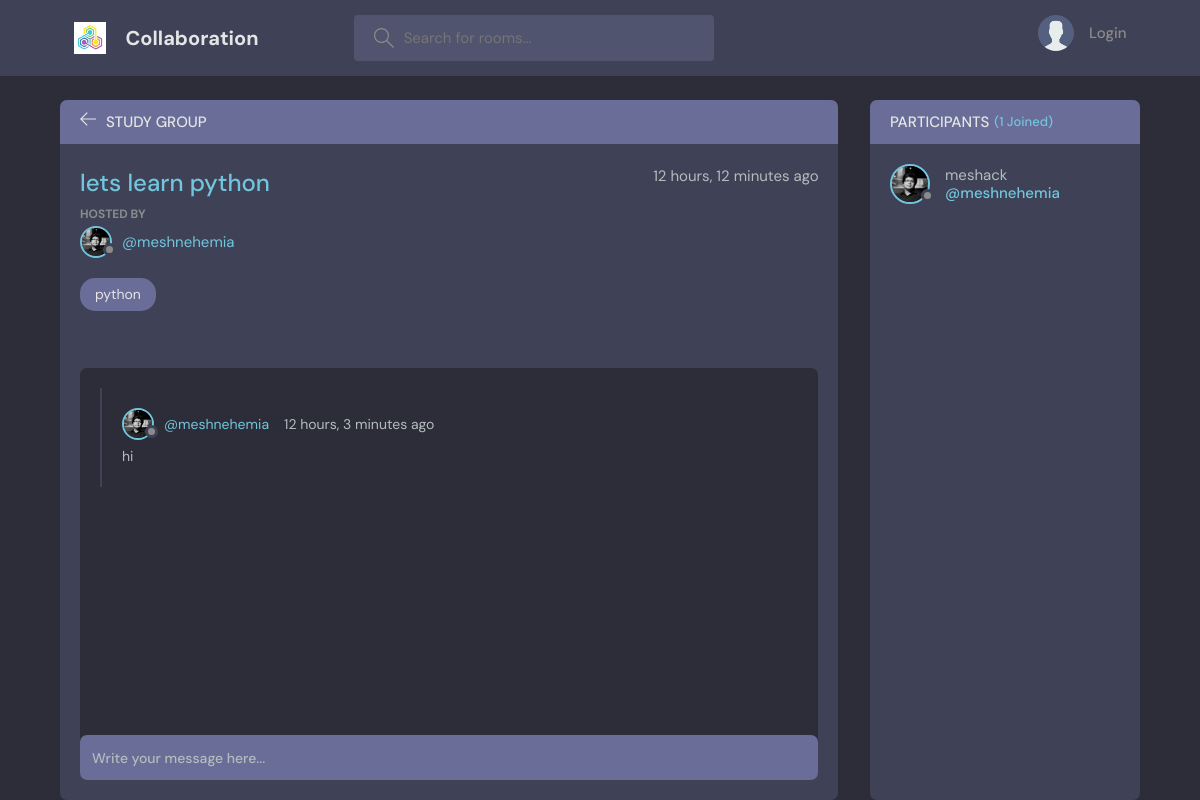
The page /room/1/ on the database as committed earlier.
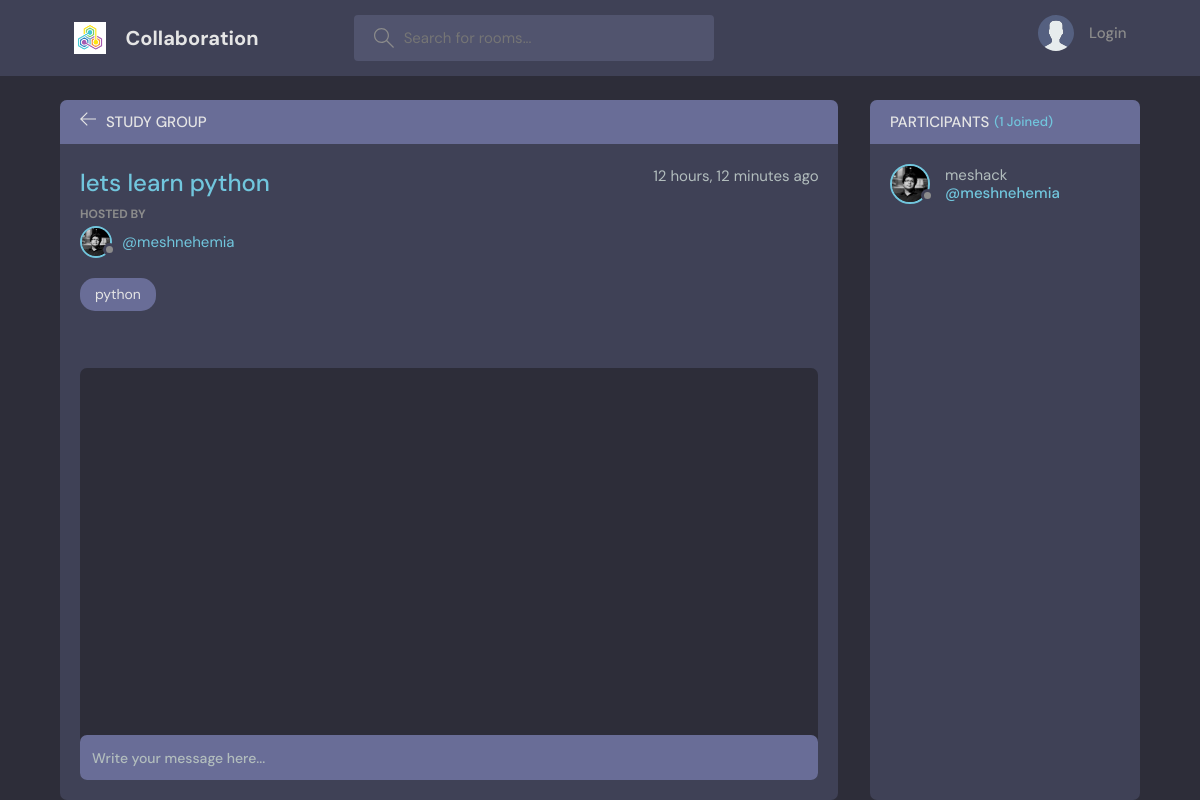
The same page on the database as committed later.
### socialmedia/models.py (models this page shows, shortened)
class Message(models.Model):
    user = models.ForeignKey(User,on_delete=models.CASCADE)
    room = models.ForeignKey(Room,on_delete=models.CASCADE)
    body =models.TextField()
    updated =models.DateTimeField(auto_now=True)
    created =models.DateTimeField(auto_now_add=True)
    class Meta:
        ordering =['-updated' , '-created']

class User(AbstractUser):
    name = models.CharField(max_length=200, null=True)
    email = models.EmailField(unique=True,null =True)
    bio =models.TextField(null=True)
    avator = models.ImageField(null =True,default="avatar.svg")
    USERNAME_FIELD = 'email'
    REQUIRED_FIELDS =[]

### socialmedia/views.py (the view, shortened to what this page needs)
# urls.py: path('room/<str:pk>/',views.room, name='room'),
def room(request,pk):
    room =Room.objects.get(id=pk)
    room_messages =room.message_set.all().order_by('-created')
    participants = room.participants.all()
    context = {'rooms':room,'room_messages':room_messages,'participants':participants}
    return render(request,'socialmedia/room.html' ,context)

### socialmedia/models.py (called while the page is built)
    def __str__(self):
        return self.name

### socialmedia/templates/socialmedia/room.html (shortened to what this page needs)
{%extends 'main.html'%}
{% block content%}
    <main class="profile-page layout layout--2">
      <div class="container">
        <div class="room">
          <div class="room__top">
            <div class="room__topLeft">
              <a href="{% url 'home' %}">
                <svg version="1.1" xmlns="http://www.w3.org/2000/svg" width="32" height="32" viewBox="0 0 32 32">
                  <title>arrow-left</title>
                  <path
                    d="M13.723 2.286l-13.723 13.714 13.719 13.714 1.616-1.611-10.96-10.96h27.625v-2.286h-27.625l10.965-10.965-1.616-1.607z"
                  ></path>
                </svg>
              </a>
              <h3>Study Group</h3>
            </div>
          </div>
          <div class="room__box scroll">
            <div class="room__header scroll">
              <div class="room__info">
                <h3>{{rooms.name}}</h3>
                <span>{{rooms.created|timesince}} ago</span>
              </div>
              <div class="room__hosted">
                <p>Hosted By</p>
                <a href="{% url 'user-profile' rooms.host.id  %}" class="room__author">
                  <div class="avatar avatar--small">
                    <img src="{{rooms.host.avator.url}}" />
                  </div>
                  <span>@{{rooms.host.username }}</span>
                </a>
              </div>
              <span class="room__topics">{{rooms.topic}}</span>
            </div>
            <div class="room__conversation">
              <div class="threads scroll">
                {% for message in room_messages %}
                  <div class="thread">
                    <div class="thread__top">
                      <div class="thread__author">
                        <a href="{% url 'user-profile' message.user.id %}" class="thread__authorInfo">
                          <div class="avatar avatar--small">
                            <img src="{{message.user.avator.url}}" />
                          </div>
                        <span>@{{message.user.username}}</span>
                        </a>
                        <span class="thread__date">{{message.created|timesince}} ago</span>
                      </div>
                    </div>
                    <div class="thread__details">
                      {{message.body}}
                    </div>
                  </div>
                {% endfor %}
              </div>
            </div>
          </div>
          <div class="room__message">
            <form action="" method="POST">
              <input name="body" placeholder="Write your message here..." /></form>
          </div>
        </div>
        <div class="participants">
          <h3 class="participants__top">Participants <span>({{participants.count}} Joined)</span></h3>
          <div class="participants__list scroll">
            {%for user in participants%}
              <a href="{%url 'user-profile' user.id %}" class="participant">
                <div class="avatar avatar--medium">
                  <img src="{{user.avator.url}}" />
                </div>
                <p>
                  {{user.name}}
                  <span>@{{user.username}}</span>
                </p>
              </a>
           {%endfor%}
          </div>
        </div>
      </div>
    </main>
 {%endblock content%}

Rows that differ between the two databases and show on the page:
removed Message: user.avator (picture), user.username "meshnehemia", created "12 hours, 3 minutes", body "hi"
